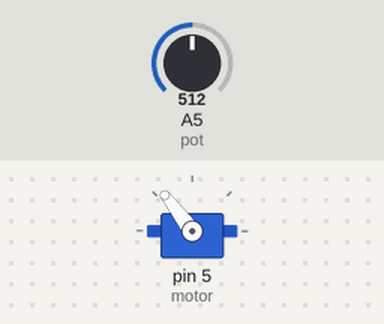
The sketch below on a simulated Arduino Uno, built with avr-gcc and run on an emulated ATmega328P. Parts: servo. The inputs (shaded band) are chosen by the test bench; at power-on: A5 (pot) = 512.

Above: at 1.2 s.
1.3 s: A5 (pot) set to 716
At 2.0 s:
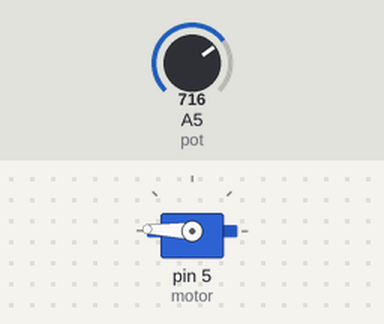
2.8 s: A5 (pot) set to 900
At 4.0 s:
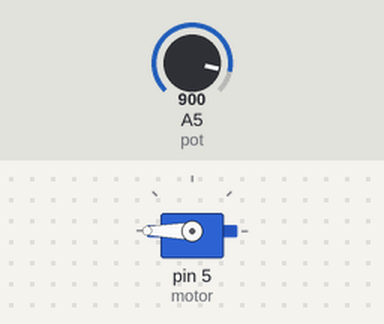
4.3 s: A5 (pot) set to 306
At 4.7 s:
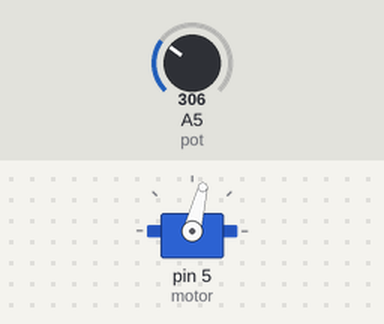
5.8 s: A5 (pot) set to 122
At 6.9 s:
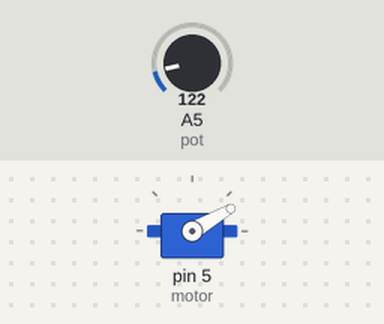
7.3 s: A5 (pot) set to 0
At 7.6 s:
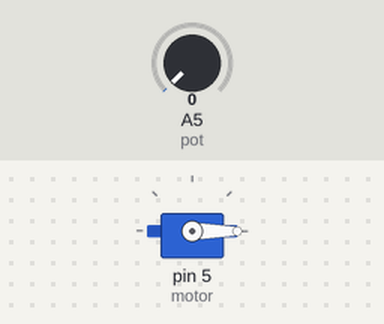
8.8 s: A5 (pot) set to 511
At 9.5 s:
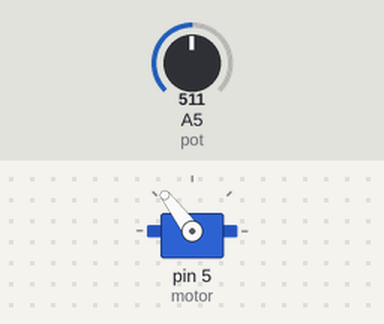
Timing chart, 0 to 11.3 s (numbered marks = the images above; inputs shaded):
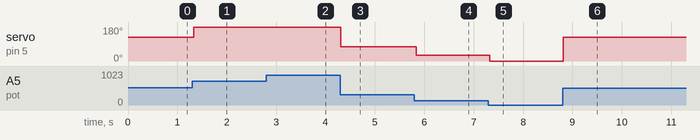

The sketch:

servomotor.ino
```cpp
#define pot A5
#define motor 5
#include "Servo.h"

Servo servo;
void setup() {
  // put your setup code here, to run once:
  servo.attach(motor);
}

void loop() {
  // put your main code here, to run repeatedly:
  int angle = analogRead(pot);
  angle = map(angle,0,1023,0,255);
  servo.write(angle);
  delay(40);
}
```

Measured:
- after the input at 1.3 s, servo on pin 5 (motor): 127° → 178° at once
- after the input at 2.8 s, servo on pin 5 (motor): 178° → 180° at once
- after the input at 4.3 s, servo on pin 5 (motor): 180° → 76° at once
- after the input at 5.8 s, servo on pin 5 (motor): 76° → 30° at once
- after the input at 7.3 s, servo on pin 5 (motor): 30° → 0° at once
- after the input at 8.8 s, servo on pin 5 (motor): 0° → 127° at once
